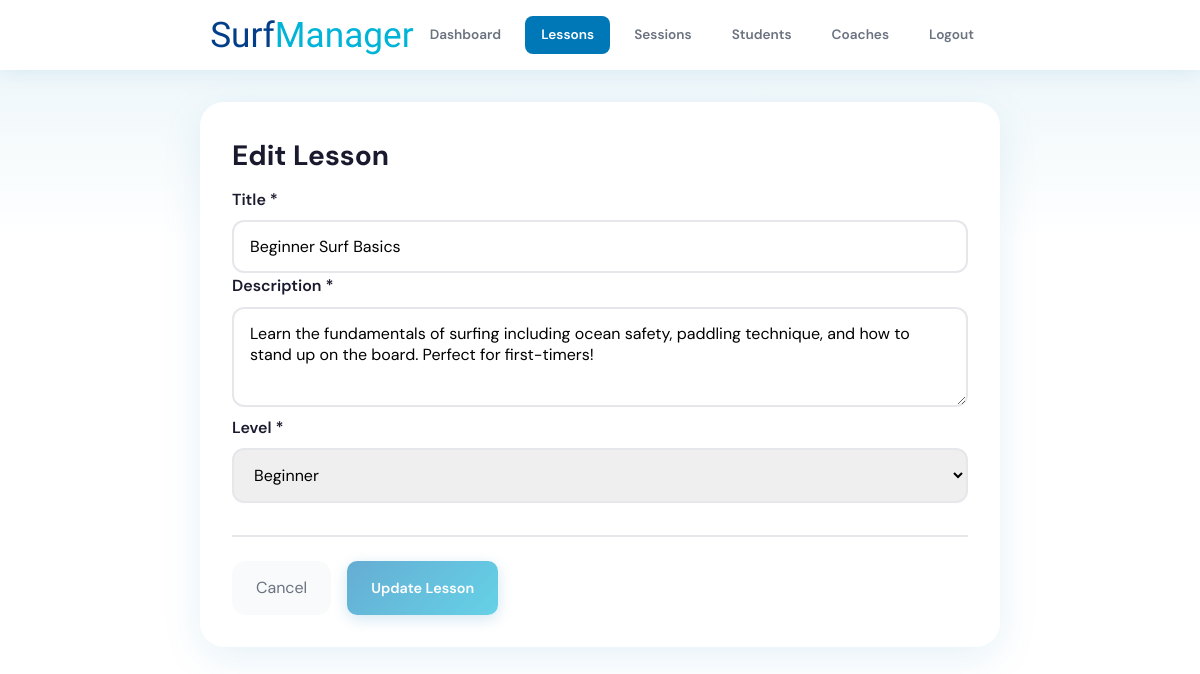
Screenshot of /lessons/edit/1 (signed in) with the database file from the repository.
### tables this page shows
CREATE TABLE IF NOT EXISTS lessons (
    id INT AUTO_INCREMENT PRIMARY KEY,
    title VARCHAR(255) NOT NULL,
    description TEXT,
    level ENUM('Beginner', 'Intermediate', 'Advanced', 'Expert') DEFAULT 'Beginner',
    created_at TIMESTAMP DEFAULT CURRENT_TIMESTAMP
);

### app/Configs/Model.php (called while the page is built, shortened)
<?php
class Model {
    private $host = 'localhost';
    private $dbname = 'surfManager';
    private $dbuser = 'root';
    private $password = '';
    public function __construct() {
        try {
            $this->db = new PDO("mysql:host={$this->host};dbname={$this->dbname}", $this->dbuser, $this->password);
        } catch (PDOException $e) {
            die("Connection failed: " . $e->getMessage());
        }
    }
}

### app/Models/LessonModel.php (called while the page is built, shortened)
<?php
class LessonModel extends Model {
    public function getLesson(int $id) {
        try {
            $query = 'SELECT * FROM lessons WHERE id = :id';
            $stmt = $this->db->prepare($query);
            $stmt->bindParam(':id', $id);
            $stmt->execute();
            return $stmt->fetch(PDO::FETCH_ASSOC);
        } catch (Exception $e) {
            $this->error = true;
            return null;
        }
    }
}

### app/Views/admin/lessonForm.php (the view, shortened to what this page needs)
<!DOCTYPE html>
<html lang="en">
<head>
    <link rel="stylesheet" href="<?= $baseUrl ?>app/Views/css/surf-theme.css">
    <link rel="stylesheet" href="<?= $baseUrl ?>app/Views/css/form.css">
</head>
<body>
    <header>
        <div class="container header-content">
            <a href="<?= $baseUrl ?>dashboard" class="logo">Surf<span>Manager</span></a>
            <nav>
                <a href="<?= $baseUrl ?>dashboard">Dashboard</a>
                <a href="<?= $baseUrl ?>lessons" class="active">Lessons</a>
                <a href="<?= $baseUrl ?>sessions">Sessions</a>
                <a href="<?= $baseUrl ?>students">Students</a>
                <a href="<?= $baseUrl ?>coaches">Coaches</a>
                <a href="<?= $baseUrl ?>auth/logout">Logout</a>
            </nav>
        </div>
    </header>
    <main class="container form-page">
        <div class="form-card">
            <h1><?= $isEditing ? 'Edit' : 'Add' ?> Lesson</h1>
            <form action="<?= $baseUrl ?>lessons/<?= $isEditing ? $lesson['id'] . '/edit' : 'add' ?>" method="POST">
                <div class="form-group">
                    <label for="title">Title *</label>
                    <input type="text" id="title" name="title"
                           value="<?= htmlspecialchars($lesson['title'] ?? '') ?>"
                           placeholder="e.g., Beginner Surf Basics" required>
                </div>
                <div class="form-group">
                    <label for="description">Description *</label>
                    <textarea id="description" name="description"
                              placeholder="Describe what students will learn in this lesson..."
                              required><?= htmlspecialchars($lesson['description'] ?? '') ?></textarea>
                </div>
                <div class="form-group">
                    <label for="level">Level *</label>
                    <select id="level" name="level" required>
                        <option value="Beginner" <?= (($lesson['level'] ?? '') === 'Beginner') ? 'selected' : '' ?>>Beginner</option>
                    </select>
                </div>
                <div class="form-actions">
                    <a href="<?= $baseUrl ?>lessons" class="btn-back">Cancel</a>
                    <button type="submit" class="btn btn-primary" disabled>
                        <?= $isEditing ? 'Update' : 'Create' ?> Lesson
                    </button>
                </div>
            </form>
        </div>
    </main>
</body>
</html>

### router/index.php (shortened to what this page needs)
<?php
class Router {
    private $routes = [];
    public function get($pattern, $callback) {
        $this->routes[] = [
            'method' => 'GET',
            'pattern' => $pattern,
            'callback' => $callback
        ];
    }
    public function post($pattern, $callback) {
        $this->routes[] = [
            'method' => 'POST',
            'pattern' => $pattern,
            'callback' => $callback
        ];
    }
    public function run() {
        $basePath = '/surfManager';
        $path = parse_url($_SERVER['REQUEST_URI'], PHP_URL_PATH);
        $currentUrl = trim(str_replace($basePath, '', $path), '/');
        $requestMethod = $_SERVER['REQUEST_METHOD'];
        foreach ($this->routes as $route) {
            if ($route['method'] !== $requestMethod) continue;
            $patternRegex = preg_replace_callback('#\{([\w]+)\}#', function($matches) {
                return '(?P<' . $matches[1] . '>\d+)';
            }, $route['pattern']);
            if (preg_match("#^$patternRegex$#", $currentUrl, $matches)) {
                $params = [];
                foreach ($matches as $key => $value) {
                    if (is_string($key)) $params[$key] = (int)$value;
                }
                [$class, $method] = $route['callback'];
                $controller = new $class();
                call_user_func_array([$controller, $method], $params);
                return;
            }
        }
    }
}
$router = new Router();
$router->get('home', [HomeController::class, 'show']);
$router->get('', [HomeController::class, 'show']);
$router->get('login', [AuthController::class, 'login']);
$router->post('auth/login', [AuthController::class, 'login']);
$router->get('signup', [AuthController::class, 'signup']);
$router->post('auth/signup', [AuthController::class, 'signup']);
$router->get('auth/logout', [AuthController::class, 'logout']);
if (isset($_SESSION['user'])) {
    if ($_SESSION['user']['role'] === 'admin') {
        $router->get('dashboard', [DashboardController::class, 'index']);
        $router->get('lessons', [LessonsController::class, 'index']);
        $router->get('lessons/{id}', [LessonsController::class, 'show']);
        $router->get('lessons/add', [LessonsController::class, 'add']);
        $router->post('lessons/add', [LessonsController::class, 'add']);
        $router->get('lessons/edit/{id}', [LessonsController::class, 'edit']);
        $router->post('lessons/edit/{id}', [LessonsController::class, 'edit']);
        $router->post('lessons/delete/{id}', [LessonsController::class, 'delete']);
        $router->get('sessions', [SessionsController::class, 'index']);
        $router->get('sessions/{id}', [SessionsController::class, 'show']);
        $router->get('sessions/add', [SessionsController::class, 'add']);
        $router->post('sessions/add', [SessionsController::class, 'add']);
        $router->get('sessions/edit/{id}', [SessionsController::class, 'edit']);
        $router->post('sessions/edit/{id}', [SessionsController::class, 'edit']);
        $router->post('sessions/delete/{id}', [SessionsController::class, 'delete']);
        $router->get('sessions/book/{id}', [BookingController::class, 'book']);
        $router->post('sessions/book/{id}', [BookingController::class, 'book']);
        $router->post('sessions/cancel/{assignmentId}/{sessionId}', [BookingController::class, 'cancelBooking']);
        $router->get('students', [StudentsController::class, 'index']);
        $router->get('students/{id}', [StudentsController::class, 'show']);
        $router->get('students/edit/{id}', [StudentsController::class, 'edit']);
        $router->post('students/edit/{id}', [StudentsController::class, 'edit']);
        $router->post('students/level/{id}', [StudentsController::class, 'updateLevel']);
        $router->post('students/payment/{assignmentId}/{studentId}', [StudentsController::class, 'updatePayment']);
        $router->get('coaches', [CoachController::class, 'index']);
        $router->get('coaches/add', [CoachController::class, 'add']);
        $router->post('coaches/add', [CoachController::class, 'add']);
        $router->post('coaches/delete/{id}', [CoachController::class, 'delete']);
        $router->get('profile', [ProfileController::class, 'profile']);
    }
}
$router->run();

### app/Views/css/surf-theme.css (style rules this page uses)
:root { --white: #ffffff; --off-white: #f8fafb; --ocean-blue: #0077b6; --ocean-light: #00b4d8; --ocean-deep: #023e8a; --sea-foam: #90e0ef; --sand: #f5f0e8; --text-dark: #1a1a2e; --text-gray: #6b7280; --shadow: rgba(0, 119, 182, 0.1); }
* { margin: 0; padding: 0; box-sizing: border-box; }
body { font-family: 'DM Sans', sans-serif; background: linear-gradient(180deg, #e8f4f8 0%, var(--white) 30%); color: var(--text-dark); min-height: 100vh; line-height: 1.6; }
.container { max-width: 1200px; margin: 0 auto; padding: 0 1.5rem; }
header { background: var(--white); height: 70px; padding: 0; display: flex; align-items: center; box-shadow: 0 2px 20px var(--shadow); position: sticky; top: 0; z-index: 100; }
.logo { font-family: 'Allison', cursive; font-size: 1.8rem; color: var(--ocean-deep); text-decoration: none; }
header { background: var(--white); padding: 1rem 0; box-shadow: 0 2px 20px var(--shadow); position: sticky; top: 0; z-index: 100; }
.header-content { display: flex; justify-content: space-between; align-items: center; }
.logo { font-family: 'Allison', cursive; font-size: 2.2rem; color: var(--ocean-deep); text-decoration: none; }
.logo span { color: var(--ocean-light); }
nav { display: flex; align-items: center; gap: 0.5rem; }
nav a { padding: 0.5rem 1rem; color: var(--text-gray); text-decoration: none; font-weight: 600; font-size: 0.85rem; border-radius: 8px; transition: all 0.3s ease; }
nav a.active { color: var(--white); background: var(--ocean-blue); }
main { padding: 1.5rem 0; }
.btn { padding: 0.7rem 1.5rem; border: none; border-radius: 10px; font-size: 0.9rem; font-weight: 600; font-family: inherit; cursor: pointer; transition: all 0.3s ease; display: inline-flex; align-items: center; gap: 0.5rem; text-decoration: none; }
.btn-primary { background: linear-gradient(135deg, var(--ocean-blue) 0%, var(--ocean-light) 100%); color: var(--white); box-shadow: 0 4px 15px rgba(0, 119, 182, 0.3); }

### app/Views/css/form.css (style rules this page uses)
.form-page { padding: 2rem 0; }
.form-card { background: var(--white); border-radius: 24px; padding: 2rem; max-width: 800px; margin: 0 auto; box-shadow: 0 10px 40px var(--shadow); }
.form-card h1 { font-size: 1.75rem; color: var(--text-dark); margin-bottom: 0.5rem; }
.form-group { margin-bottom: 0; }
.form-group label { display: block; font-weight: 600; color: var(--text-dark); margin-bottom: 0.5rem; }
.form-group input, .form-group textarea, .form-group select { width: 100%; padding: 0.875rem 1rem; border: 2px solid #e5e7eb; border-radius: 12px; font-size: 1rem; font-family: inherit; transition: all 0.3s ease; }
.form-group textarea { min-height: 100px; resize: vertical; }
.form-actions { display: flex; gap: 1rem; margin-top: 2rem; padding-top: 1.5rem; border-top: 2px solid #e5e7eb; }
.btn-back { background: var(--off-white); color: var(--text-gray); padding: 0.875rem 1.5rem; border-radius: 14px; text-decoration: none; display: inline-flex; align-items: center; transition: all 0.3s ease; }
button:disabled { opacity: 0.6; cursor: not-allowed; }

### rows the page displays
lessons: title "Beginner Surf Basics", description "Learn the fundamentals of surfing including ocean safety, paddling technique, and how to stand up on the board. Perfect for first-timers!", level "Beginner"
